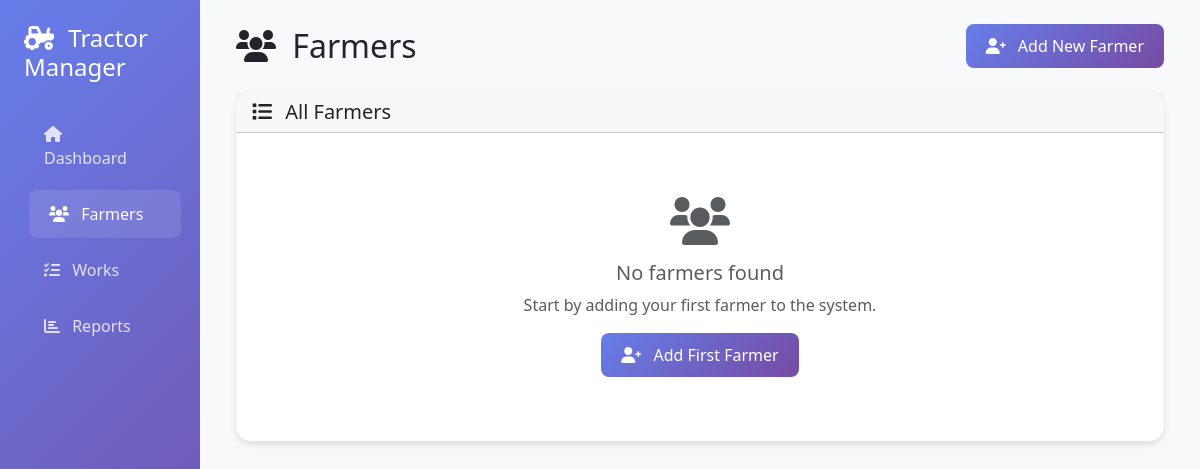
Before: /farmers with the older database file.
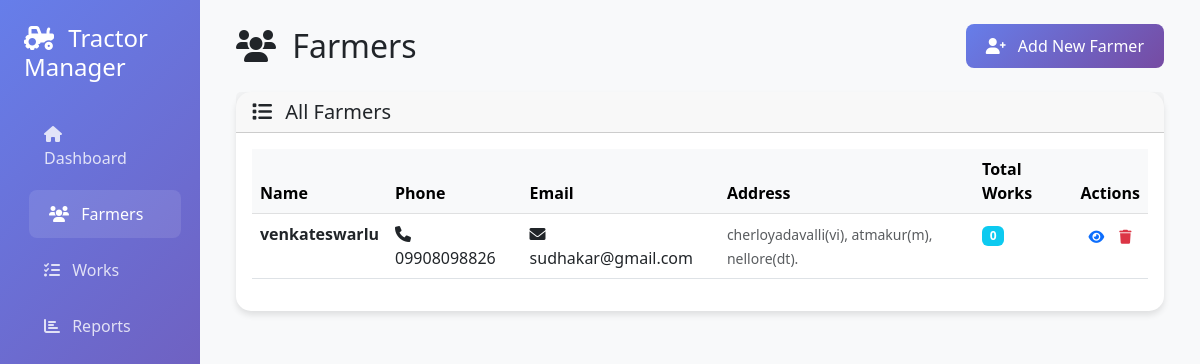
After: the same page with the newer database file.
### app.py (models this page shows)
class Farmer(db.Model):
    id = db.Column(db.Integer, primary_key=True)
    name = db.Column(db.String(100), nullable=False, unique=True)
    phone = db.Column(db.String(20), nullable=True)
    email = db.Column(db.String(120), unique=True, nullable=True)
    address = db.Column(db.Text, nullable=True)
    created_at = db.Column(db.DateTime, default=datetime.utcnow)
    works = db.relationship('TractorWork', backref='farmer', lazy=True)

### app.py (the view)
@app.route('/farmers')
def farmers():
    farmers_list = Farmer.query.order_by(Farmer.name).all()
    return render_template('farmers.html', farmers=farmers_list)

### templates/farmers.html (shortened to what the changed rows need)
{% extends "base.html" %}
{% block content %}
<div class="row mb-4">
    <div class="col-12 d-flex justify-content-between align-items-center">
        <h2 class="mb-0">
            <i class="fas fa-users me-2"></i>
            Farmers
        </h2>
    </div>
</div>
<div class="row">
    <div class="col-12">
        <div class="card">
            <div class="card-body">
                {% if farmers %}
                <div class="table-responsive">
                    <table class="table table-hover">
                        <thead class="table-light">
                            <tr>
                                <th>Name</th>
                                <th class="d-none d-md-table-cell">Phone</th>
                                <th class="d-none d-md-table-cell">Email</th>
                                <th class="d-none d-md-table-cell">Address</th>
                                <th>Total Works</th>
                                <th>Actions</th>
                            </tr>
                        </thead>
                        <tbody>
                            {% for farmer in farmers %}
                            <tr>
                                <td>
                                    <strong>{{ farmer.name }}</strong>
                                </td>
                                <td class="d-none d-md-table-cell">
                                    <i class="fas fa-phone me-1"></i>
                                    {{ farmer.phone }}
                                </td>
                                <td class="d-none d-md-table-cell">
                                    {% if farmer.email %}
                                    <i class="fas fa-envelope me-1"></i>
                                    {{ farmer.email }}
                                    {% else %}
                                    <span class="text-muted">No email</span>
                                    {% endif %}
                                </td>
                                <td class="d-none d-md-table-cell">
                                    <small class="text-muted">{{ farmer.address[:50] }}</small>
                                </td>
                                <td>
                                    <span class="badge bg-info">{{ farmer.works|length }}</span>
                                </td>
                                <td>
                                    <div class="btn-group" role="group">
                                        <a href="{{ url_for('farmer_detail', farmer_id=farmer.id) }}"
                                            class="btn btn-sm btn-outline-primary" title="View Details">
                                            <i class="fas fa-eye"></i>
                                        </a>
                                        <button type="button" class="btn btn-sm btn-outline-danger delete-farmer-btn"
                                            data-farmer-name="{{ farmer.name }}" data-farmer-id="{{ farmer.id }}"
                                            title="Delete Farmer">
                                            <i class="fas fa-trash"></i>
                                        </button>
                                    </div>
                                </td>
                            </tr>
                            {% endfor %}
                        </tbody>
                    </table>
                </div>
                {% else %}
                <div class="text-center py-5">
                    <i class="fas fa-users fa-3x text-muted mb-3"></i>
                    <h5 class="text-muted">No farmers found</h5>
                    <p class="text-muted">Start by adding your first farmer to the system.</p>
                    <a href="{{ url_for('add_farmer') }}" class="btn btn-primary">
                        <i class="fas fa-user-plus me-2"></i>
                        Add First Farmer
                    </a>
                </div>
                {% endif %}
            </div>
        </div>
    </div>
</div>
{% endblock %}

Changed rows visible on the page:
added Farmer: name "venkateswarlu", phone "09908098826", email "sudhakar@gmail.com", address "cherloyadavalli(vi), atmakur(m), nellore(dt).", works|length "0"
Other visible differences:
text no longer shown: "No farmers found Start by adding your first farmer to the system. Add First Farmer"
text now shown: "Name Phone Email Address Total Works Actions"
